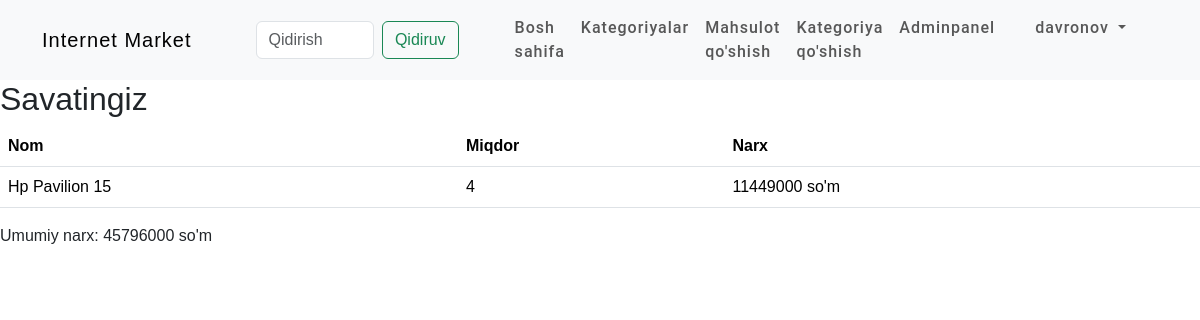
Page /user/cart/ (signed in) on the committed database.
### products/models.py (models this page shows, shortened)
class Cart(models.Model):
    user=models.ForeignKey(User,on_delete=models.CASCADE)
    product=models.ForeignKey(Products,on_delete=models.CASCADE)
    product_qty=models.IntegerField(null=False,blank=False)
    created_at=models.DateTimeField(auto_now_add=True)

class Products(models.Model):
    category=models.ForeignKey(Category,on_delete=models.CASCADE)
    slug=models.CharField(max_length=150,null=False,blank=False)
    name=models.CharField(max_length=150,null=False,blank=False)
    product_image=models.ImageField(upload_to=get_file_path,null=True,blank=True)
    small_description=models.CharField(max_length=150,null=False,blank=False)
    quantity=models.IntegerField(null=False,blank=False,help_text="Mahsulot miqdori")
    description=models.TextField(max_length=500,null=False,blank=False)
    original_price=models.FloatField(null=False,blank=False)
    selling_price=models.FloatField(null=True,blank=True)
    status=models.BooleanField(default=False,help_text="0=default 1=Hidden")
    trending=models.BooleanField(default=False,help_text="0=default 1=trending")
    tag=models.CharField(max_length=150,null=False,blank=False)
    meta_title=models.CharField(max_length=150,null=False,blank=False)
    meta_keywords=models.CharField(max_length=150,null=False,blank=False)
    meta_description=models.TextField(max_length=500,null=False,blank=False)
    created_at=models.DateTimeField(auto_now_add=True)
    class Meta:
        verbose_name_plural="Mahsulotlar"

### users/views.py (the view)
# urls.py: path('cart/', view_cart, name='view_cart'),
def view_cart(request):
    user_cart = Cart.objects.filter(user=request.user)
    total_price = sum(item.product.selling_price * item.product_qty for item in user_cart)
    context = {
        'user_cart': user_cart,
        'total_price': total_price,
    }
    return render(request, 'cart.html', context)

### templates/cart.html (shortened to what this page needs)
{% extends 'base.html' %}
{% block content %}
    <h2>Savatingiz</h2>
    {% if user_cart %}
        <table class="table">
            <thead>
                <tr>
                    <th>Nom</th>
                    <th>Miqdor</th>
                    <th>Narx</th>
                </tr>
            </thead>
            <tbody>
                {% for item in user_cart %}
                    <tr>
                        <td>{{ item.product.name }}</td>
                        <td>{{ item.product_qty }}</td>
                        <td>{{ item.product.selling_price|stringformat:"d" }} so'm</td>
                    </tr>
                {% endfor %}
            </tbody>
        </table>
        <p>Umumiy narx: {{ total_price|stringformat:"d" }} so'm</p>
    {% endif %}
{% endblock content %}

### templates/base.html (shortened to what this page needs)
<!doctype html>
{% load static %}
<html lang="en">
  <head>
    <link rel="stylesheet" href="{% static 'css/main.css' %}">
    <link href="https://cdn.jsdelivr.net/npm/bootstrap-icons@1.19.0/font/bootstrap-icons.css" rel="stylesheet">
    <link href="https://cdn.jsdelivr.net/npm/bootstrap@5.3.2/dist/css/bootstrap.min.css" rel="stylesheet">
      <link rel="stylesheet" href="https://cdn.jsdelivr.net/npm/sweetalert2@10">
  </head>
  <body>
    <nav class="navbar navbar-expand-lg bg-body-tertiary">
  <div class="container">
    <a class="navbar-brand" href="{% url 'home' %}">Internet Market</a>
    <div class="collapse navbar-collapse" id="navbarSupportedContent">
      <form class="d-flex mx-5" role="search" method="GET" action="{% url 'search' %}">
        <input class="form-control me-2" type="search" placeholder="Qidirish" aria-label="Search" name="q">
        <button class="btn btn-outline-success" type="submit">Qidiruv</button>
      </form>
      <ul class="navbar-nav ms-auto mb-2 mb-lg-0">
        <li class="nav-item">
          <a class="nav-link " aria-current="page" href="{% url 'home' %}">Bosh sahifa</a>
        </li>
        <li class="nav-item">
          <a class="nav-link" href="{% url 'cat' %}">Kategoriyalar</a>
        </li>
        <li class="nav-item">
          {% if request.user.is_superuser %}
          <a class="nav-link" href="{% url 'addproduct' %}">Mahsulot qo'shish</a>
          {% endif %}
        </li>
        <li class="nav-item">
          {% if request.user.is_superuser %}
          <a class="nav-link" href="{% url 'addcategory' %}">Kategoriya qo'shish</a>
          {% endif %}
        </li>
        <li class="nav-item">
          {% if request.user.is_superuser %}
          <a class="nav-link " href="/admin/">Adminpanel</a>
          {% endif %}
        </li>
        {% if request.user.is_authenticated %}
        <li class="nav-item dropdown px-4">
          <a class="nav-link dropdown-toggle " href="#" role="button" data-bs-toggle="dropdown" aria-expanded="false">
            {{ request.user.username }}
          </a>
        </li>
        {% else %}
        <li class="nav-item">
          <a class=" btn btn-danger" href="{% url 'login' %}">Saytga Kirish</a>
          <a class=" btn btn-primary" href="{% url 'register' %}">Ro'yxatdan O'tish</a>
        </li>
        {% endif %}
      </ul>
    </div>
  </div>
</nav>
    {% block content %}
    {% endblock content %}
  </body>
</html>

### static/css/main.css (style rules this page uses)
:root { --Playfair: 'Playfair Display',serif; --Quicksand: "Quicksand", sans-serif; --Roboto: "Roboto", sans-serif; --Oswald: "Oswald", sans-serif; --dark: #3c393d; --exDark: #2b2b2b; }
* { padding:0; margin:0; box-sizing:border-box; font-family: var(--Quicksand); }
body { line-height:1.4; color:var(--dark); }
.navbar-nav a { font-family:var(--Roboto); letter-spacing:1px; font-weight:500; text-decoration:none; }
.navbar-brand { font-family:var(--Oswald); letter-spacing:1px; font-weight:500; text-decoration:none; }

### templates/base.html (style rules this page uses)
a { text-decoration:none; }

### rows in the picture
Cart: product.name "Hp Pavilion 15", product_qty "4", product.selling_price "11449000"

### other values in the picture
{{ request.user.username }} "davronov"
{{ total_price|stringformat:"d" }} "45796000"
